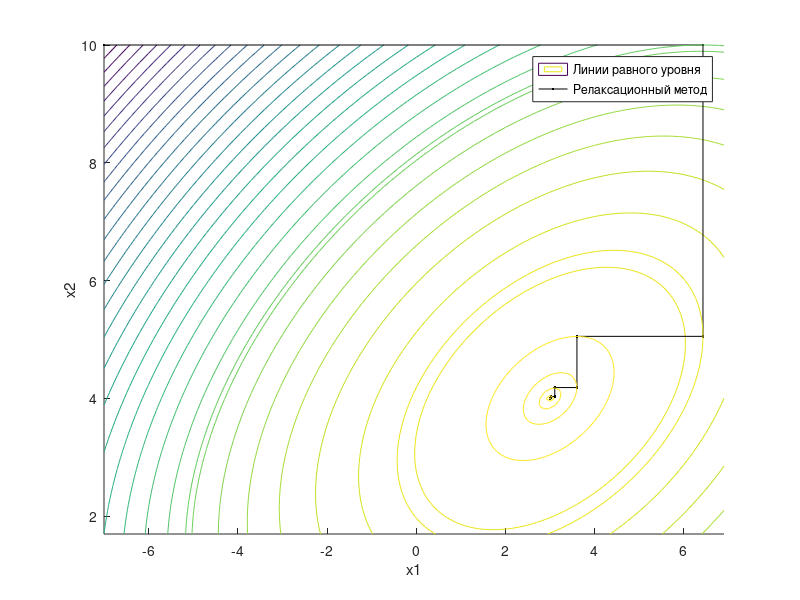
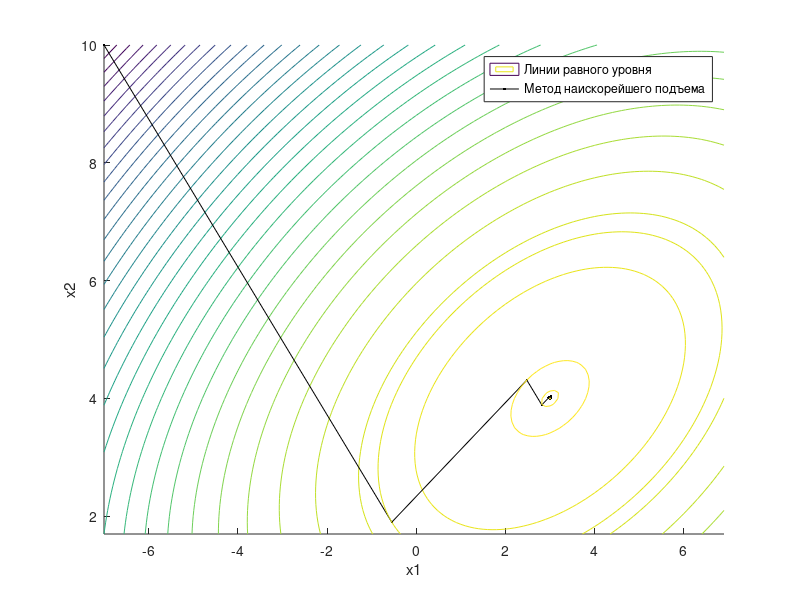
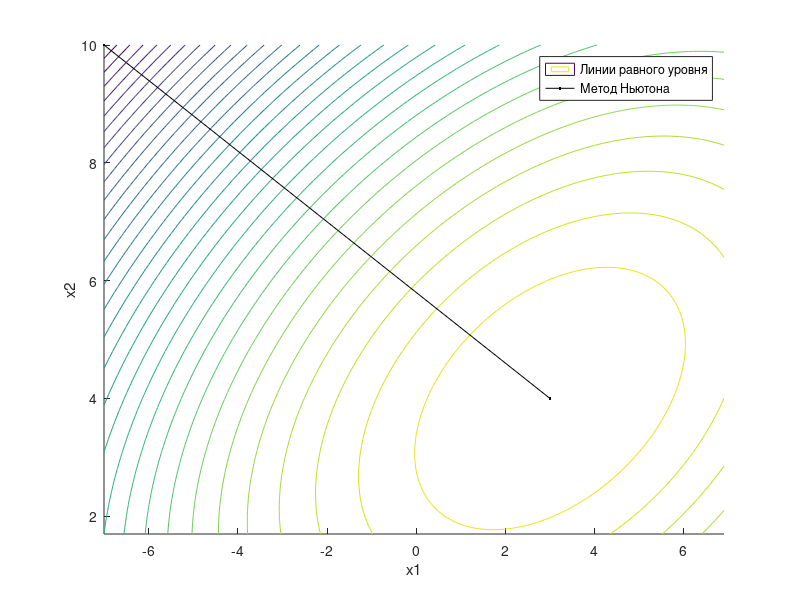
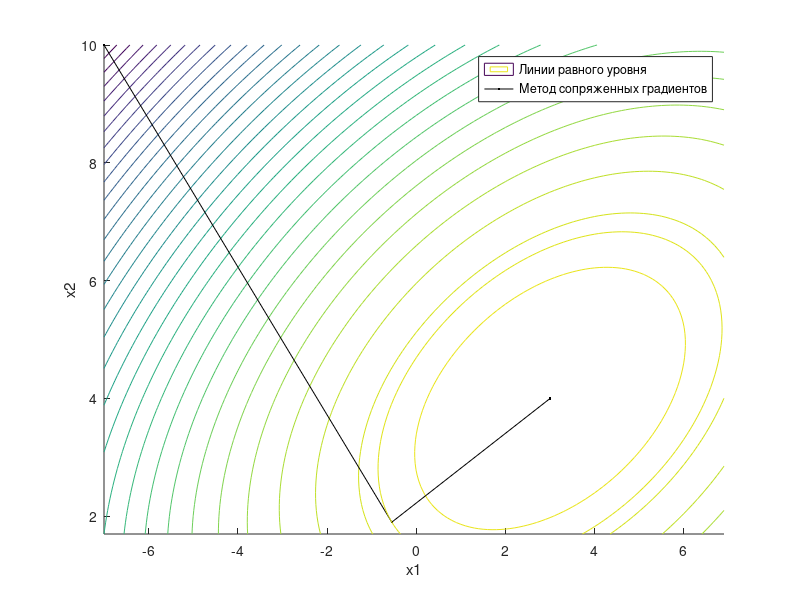

The MATLAB source for these figures, in order:
function [] = Main ()

clc;
clear all;                     
close all;

initialX = [-7; 10]; % Начальная точка  
  
index = [-7,-13,8,10,80]; % Значения аргументов
e = 0.1;                    
H = [index(1)*2, index(3); 
     index(3), index(2)*2]; 

% Открытие файла вывода для записи результатов
fileID = fopen('results.txt', 'wt');

% Функция построение графика метода
function [] = PlotGraph (v)
    
% Область построения
x_1=-7:.1:6.9;
x_2=1.7:.1:10;

[x_1,x_2]=meshgrid(x_1,x_2);
w=(index(1)*x_1.^2 +index(2)*x_2.^2 + index(3)*x_1.*x_2 + index(4)*x_1 + index(5)*x_2 );

figure;
hold on;
contour(x_1,x_2,w,30);
plot(x, y, '.-k');
contour(x_1,x_2,w,v);
xlabel('x1');
ylabel('x2');
hold off;
end

% Функция построения графика сравнения кол-ва итераций
function [] = PlotIterCountGraph ()
figure;
surf(from:1:2*to,from:1:2*to,N);
xlabel('x1');
ylabel('x2');
zlabel('Кол-во итераций');
colorbar

figure;
contourf(from:1:2*to,from:1:2*to,N)
xlabel('x1');
ylabel('x2');
c = colorbar;
c.Label.String = 'Кол-во итераций';
end

% Вычисление функции и значение её производной
function [fX, dfX] = derivative(X) 
% Вычисление значения функции от Х
fX = index(1) * X(1)^2 + index(2) * X(2)^2 + index(3) * X(1) * X(2) + index(4) * X(1) + index(5) * X(2);
% Вычисление частных производных по Х1 и Х2 соответственно
dfX = [index(1)*2 * X(1) + index(3) * X(2) + index(4); index(2)*2 * X(2) + index(3) * X(1) + index(5)];
end

%% Метод релаксационный
X=initialX;       
[fX, dfX] = derivative(X);
i = 1;
j = 1;
clear x y;
x(i) = X(1);
y(i) = X(2);
v(1,1) = fX;
K=[dfX(1);0];
t=-(dfX'*K)/(K'*H*K);
fprintf(fileID, 'Релаксационный метод\n\n');
fprintf(fileID, 'i    x1         x2           gradf(X)1   gradf(X)2   K1         K2          t           fX        ||df(X)||\n');
fprintf(fileID, '%-4d %-10.4f %-10.4f   %-10.4f  %-10.4f  %-10.4f %-10.4f  %-10.4f  %-10.4f  %-10.4f\n',i, X, dfX, K, t, fX, norm(dfX));
while (norm(dfX) > e)
    X = X+t*K;
    [fX, dfX] = derivative(X);
    i = i+1;
    x(i) = X(1);
    y(i) = X(2);
    v(1,i) = fX;
    K=dfX;
    t=-(dfX'*K)/(K'*H*K);
fprintf(fileID, '%-4d %-10.4f %-10.4f   %-10.4f  %-10.4f  %-10.4f %-10.4f  %-10.4f  %-10.4f  %-10.4f\n',i, X, dfX, K, t, fX, norm(dfX));
end
PlotGraph(v);
legend ('Линии равного уровня', 'Релаксационный метод');
fprintf(fileID, '\n\n');
clear v;

%%  Метод наискорейшего подъема
X = initialX;
[fX, dfX] = derivative(X);
i = 1;
j = 1;
x(i) = X(1);
y(i) = X(2);
v(1,1) = fX;
t=-(dfX'*dfX)/(dfX'*H*dfX);
fprintf(fileID, 'Метод наискорейшего подъема\n\n');
fprintf(fileID, 'i    x1         x2           gradf(X)1   gradf(X)2   t           fX        ||df(X)||\n');
fprintf(fileID, '%-4d %-10.4f %-10.4f   %-10.4f  %-10.4f  %-10.4f  %-10.4f  %-10.4f\n',i, X, dfX, t, fX, norm(dfX));
while (norm(dfX) > e)
    X = X+t*dfX;
    [fX, dfX] = derivative(X); % Считаем значение функции и производной
    i = i+1;
    x(i) = X(1);
    y(i) = X(2);
    v(1,i) = fX;
    t=-(dfX'*dfX)/(dfX'*H*dfX);
    fprintf(fileID, '%-4d %-10.4f %-10.4f   %-10.4f  %-10.4f  %-10.4f  %-10.4f  %-10.4f\n',i, X, dfX, t, fX, norm(dfX));
end
PlotGraph(v);
legend ('Линии равного уровня','Метод наискорейшего подъема');
fprintf(fileID, '\n\n');
clear v;
%%  Метод Ньютона
X = initialX;
[fX, dfX] = derivative(X);
i = 1;
clear x y;
x(i) = X(1);
y(i) = X(2);
v(1,1) = fX;
fprintf(fileID, 'Метод Ньютона\n\n');
fprintf(fileID, 'i    x1         x2         f(X)       ||df(X)||\n');
fprintf(fileID, '%-4d %-10.4f %-10.4f %-10.4f %-10.4f\n', i, X, fX, norm(dfX));
while (norm(dfX) > e)
    X = X - H^(-1) * dfX;
    [fX, dfX] = derivative(X);
    i = i + 1;
    x(i) = X(1);
    y(i) = X(2);
    v(1,i) = fX;
    fprintf(fileID, '%-4d %-10.4f %-10.4f %-10.4f %-10.4f\n', i, X, fX, norm(dfX));
end
PlotGraph(v);
legend ('Линии равного уровня','Метод Ньютона');
fprintf(fileID, '\n\n');
clear v;
%%  Метод сопряженных градиентов
X = initialX;
[fX, dfX] = derivative(X);
K = dfX;
i = 1;
clear x y;
x(i) = X(1);
y(i) = X(2);
v(1,1) = fX;
t = -(dfX' * K) / ((H * K)' * K);
fprintf(fileID, 'Метод сопряженных градиентов\n\n');
fprintf(fileID, 'i    x1         x2           gradf(X)1   gradf(X)2   K1         K2          t           fX        ||df(X)||\n');
fprintf(fileID, '%-4d %-10.4f %-10.4f   %-10.4f  %-10.4f  %-10.4f %-10.4f  %-10.4f  %-10.4f  %-10.4f\n',i, X, dfX, K, t, fX, norm(dfX));
while (norm(dfX) > e)
     X = X + t * K;
    [fX, dfX] = derivative(X);
    K=dfX+(norm(dfX))^2 / (norm(K))^2 *K;
    i = i + 1;
    x(i) = X(1);
    y(i) = X(2);
    v(1,i) = fX;
    t = -(dfX' * K) / ((H * K)' * K);
    fprintf(fileID, '%-4d %-10.4f %-10.4f   %-10.4f  %-10.4f  %-10.4f %-10.4f  %-10.4f  %-10.4f  %-10.4f\n',i, X, dfX, K, t, fX, norm(dfX));
end
PlotGraph(v);
legend ('Линии равного уровня','Метод сопряженных градиентов');
fprintf(fileID, '\n\n');
clear v;
%% Метод Бройдена
X=initialX;
[fX,dfX] = derivative(X);
i=1;
clear x y;
x(i) = X(1);
y(i) = X(2);
v(1,1) = fX;
n = -eye(2);
K = dfX;
t = - dfX'*K/(K'*H*K)
fprintf(fileID, 'метод Бройдена\n\n');
fprintf(fileID, 'i    x           gradf(X)   K          t           fX       n                      ||df(X)||\n');
fprintf(fileID, '%-4d %-10.4f  %-10.4f %-10.4f %-10.4f %-10.4f %-10.4f %-10.4f %-10.4f\n',i, X(1), dfX(1), K(1), t, fX, n(1,1), n(1,2),norm(dfX));
fprintf(fileID, '     %-10.4f  %-10.4f %-10.4f                       %-10.4f %-10.4f     \n',X(2), dfX(2), K(2), n(2,1), n(2,2));
bX=X;
[fbX, dfbX] = derivative(bX);
X = X + t * K;
[fX, dfX] = derivative(X); % i-тая
i=2;
x(i) = X(1);
y(i) = X(2);
v(1,i) = fX;
dg=dfX - dfbX
dx=X-bX
z=dx-n*dg
dn=(z*z')/(z'*dg)
n = n +dn
K=-n*dfX
t= -(dfX'*K)/(K'*H*K)
fprintf(fileID, '%-4d %-10.4f  %-10.4f %-10.4f %-10.4f %-10.4f %-10.4f %-10.4f %-10.4f\n',i, X(1), dfX(1), K(1), t, fX, n(1,1), n(1,2),norm(dfX));
fprintf(fileID, '     %-10.4f  %-10.4f %-10.4f                       %-10.4f %-10.4f     \n',X(2), dfX(2), K(2), n(2,1), n(2,2));
while (norm(dfX) > e)
    bX=X;
    X=X+t*K;
    i = i + 1;
    x(i) = X(1);
    y(i) = X(2);
    v(1,i) = fX;
    [fbX, dfbX] = derivative(bX);
    [fX, dfX] = derivative(X); % i-тая
    dg=dfX - dfbX;
    dx=X-bX;
    z=dx-n*dg;
    dn=(z*z')/(z'*dg);
    n = n +dn;
    K=-n*dfX;
    t= -(dfX'*K)/(K'*H*K);
    fprintf(fileID, '%-4d %-10.4f  %-10.4f %-10.4f %-10.4f %-10.4f %-10.4f %-10.4f %-10.4f\n',i, X(1), dfX(1), K(1), t, fX, n(1,1), n(1,2),norm(dfX));
    fprintf(fileID, '     %-10.4f  %-10.4f %-10.4f                       %-10.4f %-10.4f     \n',X(2), dfX(2), K(2), n(2,1), n(2,2));
end 
PlotGraph(v);
legend ('Линии равного уровня','Метод Бройдена');
fprintf(fileID, '\n\n');
clear v;
%%  Метод переменной метрики ДФП
X = initialX;
[fX, dfX] = derivative(X);
i = 1;
clear x y;
x(i) = X(1);
y(i) = X(2);
v(1,1) = fX;
n = -eye(2);
K = -n * dfX;
t = -(dfX' * K) / ((H * K)' * K)
fprintf(fileID, 'Метод переменной метрики ДФП\n\n');
fprintf(fileID, 'i    x           gradf(X)   K          t           fX        ||df(X)||\n');
fprintf(fileID, '%-4d %-10.4f  %-10.4f %-10.4f %-10.4f %-10.4f %-10.4f\n',i, X(1), dfX(1), K(1), t, fX,norm(dfX));
fprintf(fileID, '     %-10.4f  %-10.4f %-10.4f                         \n',X(2), dfX(2), K(2));
while (norm(dfX) > e)
    dfbXinitial = dfX;
    t = -(dfX' * K) / ((H * K)' * K)
    deltaX = t * K;
    X = X + deltaX;
    [fX, dfX] = derivative(X);
    deltaG = dfX - dfbXinitial
    A = (deltaX * deltaX') / (deltaX' * deltaG)
    B = (n * deltaG * deltaG' * n') / (deltaG' * n' * deltaG)
    delta_n = A - B
    n = n + delta_n;
    K = -n * dfX;
    i = i + 1;
    x(i) = X(1);
    y(i) = X(2);
    v(1,i) = fX;
    fprintf(fileID, '%-4d %-10.4f  %-10.4f %-10.4f %-10.4f %-10.4f %-10.4f\n',i, X(1), dfX(1), K(1), t, fX,norm(dfX));
    fprintf(fileID, '     %-10.4f  %-10.4f %-10.4f                         \n',X(2), dfX(2), K(2));
end
PlotGraph(v);
legend('Линии равного уровня', 'Метод переменной метрики ДФП');
fclose(fileID);
clear v;
end
